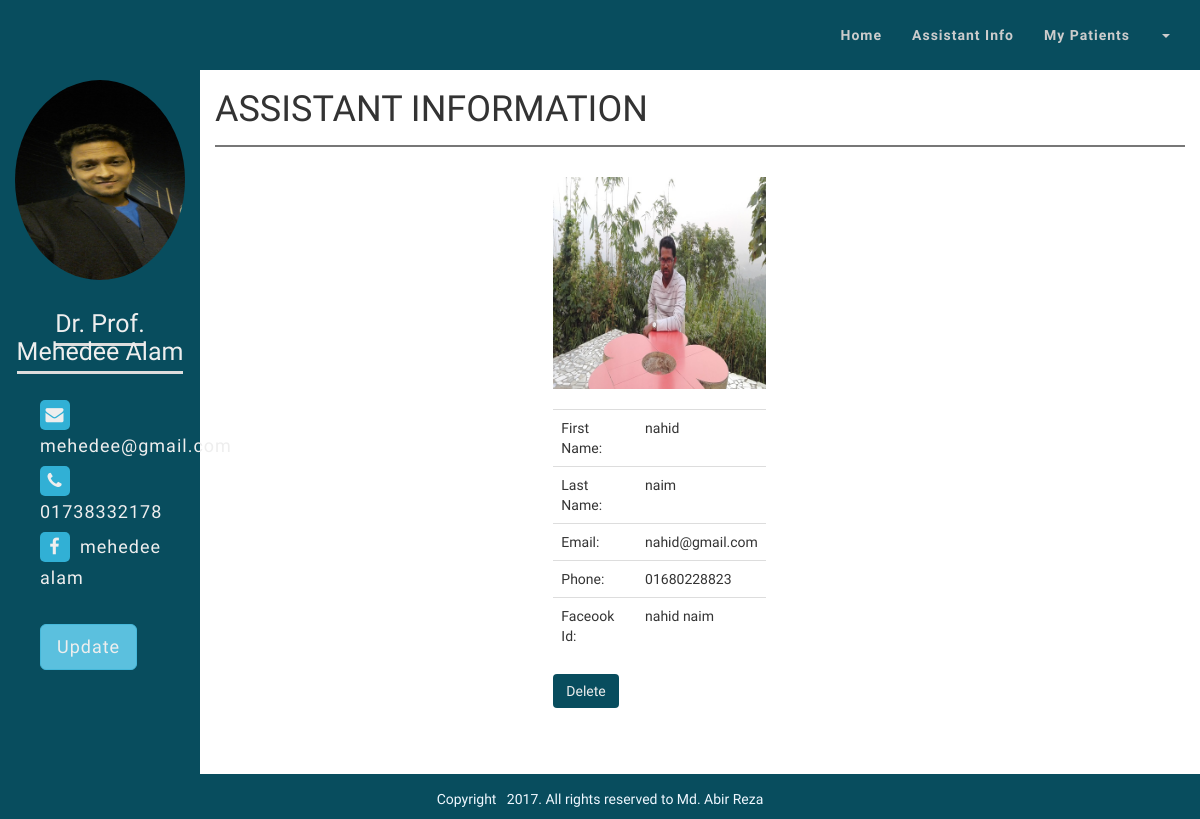
/doctor/my_assistant.php (signed in), run on the app's committed database.
### tables this page shows
CREATE TABLE `doctor` (
  `id` int(11) NOT NULL,
  `name` varchar(255) NOT NULL,
  `email` varchar(255) NOT NULL,
  `password` varchar(255) NOT NULL,
  `phone` varchar(255) NOT NULL,
  `facebook_id` varchar(255) NOT NULL,
  `doctor_image` varchar(255) NOT NULL
);

CREATE TABLE `assistant` (
  `id` int(11) NOT NULL,
  `first_name` varchar(191) NOT NULL,
  `last_name` varchar(191) NOT NULL,
  `email` varchar(191) NOT NULL,
  `password` varchar(191) NOT NULL,
  `phone` varchar(191) NOT NULL,
  `assistant_image` varchar(255) NOT NULL,
  `facebook_id` varchar(255) NOT NULL
);

### doctor/my_assistant.php (the view, shortened to what this page needs)
<?php include "doctor_header.php"?>
<?php include "doctor_menu.php"?>
    <section class="body_content container-fluid">
        <div class="row">
            <div class="col-sm-4 col-md-3 col-lg-2">
                <?php include "left_sidebar.php"?>
            </div>
            <div class="col-sm-8 col-md-9 col-lg-10">
                <div class="history">
                    <h1 class="text-uppercase">Assistant Information</h1>
                    <div class="col-sm-offset-4 col-sm-3 assistant-info">
                        <br>
                        <?php
                            $query = "SELECT * FROM assistant";
                            $select_assistant_query = mysqli_query($connection,$query);
                            while($row = mysqli_fetch_assoc($select_assistant_query)){
                                $first_name = $row['first_name'];
                                $last_name = $row['last_name'];
                                $email = $row['email'];
                                $phone = $row['phone'];
                                $facebook_id = $row['facebook_id'];
                                $assistant_image = $row['assistant_image'];
                        ?>
                        <img src="/pis/assistant/images/<?php echo $assistant_image?>" alt="image" class="img-responsive">
                        <br>
                        <table class="table table-responsive">
                            <tr>
                                <td>First Name:</td>
                                <td><?php echo $first_name?></td>
                            </tr>
                            <tr>
                                <td>Last Name:</td>
                                <td><?php echo $last_name ?></td>
                            </tr>
                            <tr>
                                <td>Email:</td>
                                <td><?php echo $email?></td>
                            </tr>
                            <tr>
                                <td>Phone:</td>
                                <td><?php echo $phone?></td>
                            </tr>
                            <tr>
                                <td>Faceook Id:</td>
                                <td><?php echo $facebook_id?></td>
                            </tr>
                            <?php }?>
                        </table>
                        <a href="my_assistant.php?delete=" class="btn btn-custom">Delete</a>
                    </div>
                </div>
            </div>
        </div>
    </section>
<?php include "doctor_footer.php"?>

### doctor/left_sidebar.php (shortened to what this page needs)
<div class="left-sidebar ">
    <div class="widget profile-picture">
        <?php
            $id = $_SESSION['id'];
            $query = "SELECT * FROM doctor WHERE id = {$id}";
            $select_user_query = mysqli_query($connection,$query);
            while($row = mysqli_fetch_assoc($select_user_query)){
                $name = $row['name'];
                $email = $row['email'];
                $phone = $row['phone'];
                $facebook_id = $row['facebook_id'];
                $doctor_image = $row['doctor_image'];
            }
        ?>
        <?php
        echo "<p class='text-center'><img src='images/$doctor_image' class='img-responsive' alt='doctor_image'></p>";
        ?>
        <h3 class="text-capitalize"><span><?php echo $name;?></span></h3>
    </div>
    <div class="widget profile-info">
        <p><a href=""><span><i class="fa fa-envelope"></i></span><?php echo $email;?></a></p>
        <p class="text-capitalize"><span><i class="fa fa-phone"></i></span><?php echo $phone;?></p>
        <p><a href="https://www.facebook.com/nirjhor.abir?ref=br_rs"><span><i class="fa fa-facebook"></i></span><?php echo $facebook_id;?></a></p>
        <br>
        <p class=""><a href='update_doctor.php' class='btn btn-info btn-lg'>Update</a></p>
    </div>
</div>

### css/style.css (style rules this page uses)
body { margin: 0; padding: 0; font-family: 'Oxygen', sans-serif; }
.btn-custom { background: #084d5e; color: #eee; }
.body_content { min-height: 88vh; }
.left-sidebar { background: #084d5e; min-height: 88vh; color: #eee; margin-left: -15px; margin-right: -15px; }
.widget { padding: 5px 15px; margin: 0 auto; }
.widget img { width: 200px; height: 200px; border-radius: 100%; margin: 0 auto; }
.widget p { margin: 5px 0; line-height: 1.7; letter-spacing: 1px; }
.widget h3 { color: #eee; text-align: center; font-size: 25px; padding: 10px 0; }
.widget h3 span { padding-bottom: 5px; border-bottom: 3px solid #ddd; }
.profile-info p,.serial-id p { margin-left: 25px; font-size: 18px; }
.profile-info p a { color: #eee; }
.profile-info p span { margin-right: 10px; }
.profile-info p span i { background: #31B0D5; width: 30px; height: 30px; text-align: center; line-height: 30px; border-radius: 5px; }
.history h1 { padding-bottom: 15px; border-bottom: 2px solid #777; }

### data on the page
doctor: doctor_image (picture), name "Dr. Prof. Mehedee Alam", email "mehedee@gmail.com", phone "01738332178", facebook "mehedee alam"
assistant: assistant_image (picture), first_name "nahid", last_name "naim", email "nahid@gmail.com", phone "01680228823", facebook "nahid naim"
